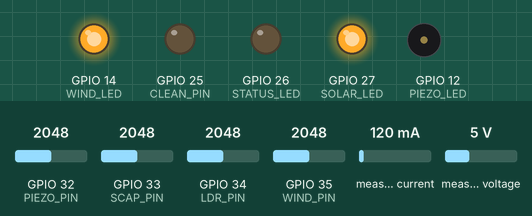
Recording of a sketch running on a simulated ESP32. Parts: output pins drawn as LEDs (lit = HIGH), buzzer (waves = sounding, pin HIGH). Inputs (shaded band) come from the test bench; at power-on: GPIO 35 (WIND_PIN) = 2048, GPIO 34 (LDR_PIN) = 2048, GPIO 32 (PIEZO_PIN) = 2048, GPIO 33 (SCAP_PIN) = 2048, measured current 120 mA, measured voltage 5 V. What the sketch prints to the serial monitor is not drawn.

Above: at 2.5 s.
2.6 s: GPIO 35 (WIND_PIN) set to 204
4.1 s: GPIO 35 (WIND_PIN) set to 178
At 4.4 s:
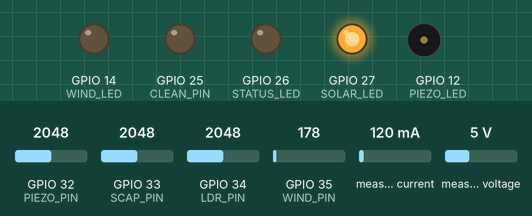
8.6 s: GPIO 34 (LDR_PIN) set to 2961
10.1 s: GPIO 34 (LDR_PIN) set to 3045
11.8 s: GPIO 35 (WIND_PIN) set to 1040
At 12.5 s:
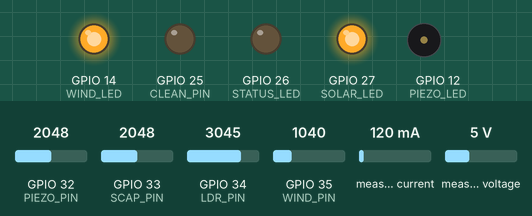
Timing chart, 0 to 14.3 s (numbered marks = the images above; inputs shaded):
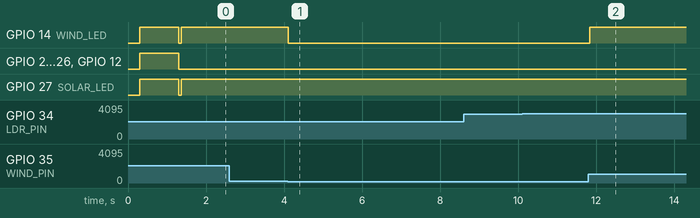

Measured:
- the behaviour switches between 188 and 187 on GPIO 35 (WIND_PIN) (found by bisection; images 0 and 1)
- after the input at 2.6 s, every drawn part: stays the same
- after the input at 4.1 s, GPIO 14 (WIND_LED): HIGH → LOW at once
- after the input at 8.6 s, every drawn part: stays the same
- after the input at 10.1 s, every drawn part: stays the same
- after the input at 11.8 s, GPIO 14 (WIND_LED): LOW → HIGH at once

The sketch:

multi_energy_harvester_v3_1.ino
```cpp
// =====================================================
//  MULTI-ENERGY HARVESTER + SELF-CLEANING  v3.1
//  Solar (real charging, measured by INA219)
//  Wind  (DC motor generator, measured across 200 ohm load)
//  Piezo (footstep tile -> bridge -> capacitor, steps + energy)
//  Cleaner: bright light BUT low solar current = dirty panel
//           -> vibration motor runs a cleaning cycle via L298N
// =====================================================
//  Library: Sketch > Include Library > Manage Libraries
//           search "Adafruit INA219" > Install (accept BusIO too)
// =====================================================

#include <Wire.h>
#include <Adafruit_INA219.h>

// ---------- Pins ----------
#define LDR_PIN     34   // LDR module AO
#define WIND_PIN    35   // wind divider node
#define PIEZO_PIN   32   // piezo divider node
#define CLEAN_PIN   25   // L298N IN1
#define STATUS_LED  26   // on while cleaning
#define SOLAR_LED   27
#define WIND_LED    14
#define PIEZO_LED   12
// INA219: SDA = D21, SCL = D22 (ESP32 defaults)

// ---------- Light (LDR reads HIGH in dark, LOW in bright) ----------
const int LDR_BRIGHT = 1500;   // below this = bright  (calibrate with RAW line)
const int LDR_NIGHT  = 3000;   // above this = night

// ---------- Cleaner ----------
const float DIRTY_MA        = 3.0;    // bright but solar below this = dirty
const unsigned long CLEAN_MS    = 5000;   // motor run time per cycle
const unsigned long COOLDOWN_MS = 8000;   // wait before re-checking
const unsigned long DIRTY_CONFIRM_MS = 2000; // must stay dirty this long

// ---------- Wind circuit ----------
// motor + -> 1N4007 -> 100R -> NODE -> 100R -> GND ; NODE -> D35
const float WIND_DIV       = 2.0;
const float WIND_LOAD_OHMS = 200.0;
const float WIND_ON_V      = 0.30;

// ---------- Piezo circuit ----------
// piezo -> bridge (4x 1N4007) -> 470uF cap
// cap + -> 100k -> NODE -> 22k -> GND ; NODE -> D32 ; 2 red LEDs in series NODE->GND (clamp)
const float PIEZO_DIV   = (100.0 + 22.0) / 22.0;
const float PIEZO_CAP_F = 470e-6;   // 470uF 63V
const float STEP_JUMP_V = 0.08;     // tune: ~half the rise per step
#define PIEZO_CONNECTED false        // set true once the piezo discs are attached

// ---------- Solar ----------
const float SOLAR_ON_MA = 1.0;

// ---------- Storage (18650 battery or supercap) ----------
// storage + -> 100k -> NODE -> 100k -> GND ; NODE -> D33
#define STORAGE_IS_BATTERY true   // false if you use a supercap
#define SCAP_PIN 33
const float SCAP_DIV    = 2.0;
const float SCAP_F      = 1.0;   // set to your supercap's farads (e.g. 0.47)
const float SCAP_FULL_V = 4.2;   // TP4056 stops here
float scapV = 0, scapJ = 0;

// ---------- State ----------
Adafruit_INA219 ina;
bool inaOk = false;

float solar_mWh = 0, wind_mWh = 0, piezo_uJ = 0;
unsigned long steps = 0;
float lastCapV = 0;

float solarV = 0, solarmA = 0, solarmW = 0;
float windV = 0, windmW = 0;
float capV = 0;
int   ldrRaw = 0;

enum CleanState { IDLE, CLEANING, COOLDOWN };
CleanState cleanState = IDLE;
unsigned long cleanStateSince = 0, dirtySince = 0;
unsigned long cleanCycles = 0;

unsigned long lastSample = 0, lastPrint = 0, piezoLedUntil = 0;

float pinVolts(int pin) {
  uint32_t sum = 0;
  for (int i = 0; i < 8; i++) sum += analogReadMilliVolts(pin);
  return (sum / 8.0) / 1000.0;
}

const char* lightText() {
  if (ldrRaw > LDR_NIGHT)  return "NIGHT";
  if (ldrRaw < LDR_BRIGHT) return "BRIGHT";
  return "DIM";
}

void setup() {
  Serial.begin(115200);
  delay(300);

  pinMode(SOLAR_LED, OUTPUT);
  pinMode(WIND_LED,  OUTPUT);
  pinMode(PIEZO_LED, OUTPUT);
  pinMode(STATUS_LED, OUTPUT);
  pinMode(CLEAN_PIN, OUTPUT);
  digitalWrite(CLEAN_PIN, LOW);

  Wire.begin(21, 22);
  inaOk = ina.begin();
  if (inaOk) ina.setCalibration_16V_400mA();

  Serial.println("=====================================");
  Serial.println(" MULTI-ENERGY HARVESTER + CLEANER v3.1");
  Serial.println("=====================================");
  if (!inaOk) Serial.println("!! INA219 NOT FOUND - check SDA/SCL/VCC/GND");

  // Lamp + motor test (1 s)
  digitalWrite(SOLAR_LED, HIGH); digitalWrite(WIND_LED, HIGH);
  digitalWrite(PIEZO_LED, HIGH); digitalWrite(STATUS_LED, HIGH);
  digitalWrite(CLEAN_PIN, HIGH);
  delay(1000);
  digitalWrite(SOLAR_LED, LOW);  digitalWrite(WIND_LED, LOW);
  digitalWrite(PIEZO_LED, LOW);  digitalWrite(STATUS_LED, LOW);
  digitalWrite(CLEAN_PIN, LOW);

  lastCapV   = pinVolts(PIEZO_PIN) * PIEZO_DIV;
  lastSample = millis();
}

void runCleaner(unsigned long now) {
  bool bright = ldrRaw < LDR_BRIGHT;
  bool dirty  = inaOk && bright && solarmA < DIRTY_MA;

  switch (cleanState) {
    case IDLE:
      if (dirty) {
        if (dirtySince == 0) dirtySince = now;
        if (now - dirtySince >= DIRTY_CONFIRM_MS) {
          cleanState = CLEANING;
          cleanStateSince = now;
          cleanCycles++;
          dirtySince = 0;
        }
      } else {
        dirtySince = 0;
      }
      break;

    case CLEANING:
      if (now - cleanStateSince >= CLEAN_MS) {
        cleanState = COOLDOWN;
        cleanStateSince = now;
      }
      break;

    case COOLDOWN:
      if (now - cleanStateSince >= COOLDOWN_MS) cleanState = IDLE;
      break;
  }

  bool motorOn = (cleanState == CLEANING);
  digitalWrite(CLEAN_PIN,  motorOn ? HIGH : LOW);
  digitalWrite(STATUS_LED, motorOn ? HIGH : LOW);
}

void loop() {
  unsigned long now = millis();

  if (now - lastSample >= 50) {
    float dt_h = (now - lastSample) / 3600000.0;
    lastSample = now;

    // LIGHT
    ldrRaw = analogRead(LDR_PIN);

    // SOLAR
    if (inaOk) {
      solarV  = ina.getBusVoltage_V();
      solarmA = ina.getCurrent_mA();
      if (solarmA < 0) solarmA = 0;
      solarmW = solarV * solarmA;
      solar_mWh += solarmW * dt_h;
    }

    // WIND
    windV  = pinVolts(WIND_PIN) * WIND_DIV;
    windmW = (windV * windV / WIND_LOAD_OHMS) * 1000.0;
    if (windV < WIND_ON_V) windmW = 0;
    wind_mWh += windmW * dt_h;

    // PIEZO (skipped until discs are attached, so noise can't fake steps)
    capV = PIEZO_CONNECTED ? pinVolts(PIEZO_PIN) * PIEZO_DIV : 0;
    if (PIEZO_CONNECTED && capV - lastCapV > STEP_JUMP_V) {
      steps++;
      piezo_uJ += 0.5 * PIEZO_CAP_F * (capV * capV - lastCapV * lastCapV) * 1e6;
      piezoLedUntil = now + 300;
    }
    lastCapV = capV;

    // STORAGE voltage (battery or supercap)
    scapV = pinVolts(SCAP_PIN) * SCAP_DIV;
    scapJ = 0.5 * SCAP_F * scapV * scapV;

    // CLEANER
    runCleaner(now);

    // LEDs
    digitalWrite(SOLAR_LED, solarmA > SOLAR_ON_MA ? HIGH : LOW);
    digitalWrite(WIND_LED,  windV   > WIND_ON_V   ? HIGH : LOW);
    digitalWrite(PIEZO_LED, now < piezoLedUntil   ? HIGH : LOW);
  }

  if (now - lastPrint >= 1000) {
    lastPrint = now;

    Serial.println("=====================================");
    Serial.println(" MULTI-ENERGY HARVESTER + CLEANER v3.1");
    Serial.println("=====================================");

    Serial.printf("LIGHT : %s (LDR raw %d)\n", lightText(), ldrRaw);

    Serial.print("SOLAR : ");
    if (!inaOk) Serial.println("INA219 missing");
    else Serial.printf("%.2f V  %.1f mA  %.1f mW  %s\n",
                       solarV, solarmA, solarmW,
                       solarmA > SOLAR_ON_MA ? "CHARGING" : "idle");

    Serial.printf("WIND  : %.2f V  %.2f mW  %s\n",
                  windV, windmW, windV > WIND_ON_V ? "GENERATING" : "idle");

    if (!PIEZO_CONNECTED) Serial.println("PIEZO : not attached yet");
    else Serial.printf("PIEZO : cap %.2f V  steps %lu  %.1f uJ total\n",
                  capV, steps, piezo_uJ);

    if (STORAGE_IS_BATTERY) {
      // rough Li-ion estimate: 3.0 V = 0%, 4.2 V = 100%
      int pct = (int)((scapV - 3.0) / (4.2 - 3.0) * 100.0);
      if (pct < 0) pct = 0;
      if (pct > 100) pct = 100;
      char bar[11];
      for (int i = 0; i < 10; i++) bar[i] = (i < pct / 10) ? '#' : '-';
      bar[10] = '\0';
      Serial.printf("STORE : battery %.2f V  [%s] ~%d%%  %s\n", scapV, bar, pct,
                    solarmA > SOLAR_ON_MA ? "charging" : "");
    } else {
      int pct = (int)(100.0 * (scapV * scapV) / (SCAP_FULL_V * SCAP_FULL_V));
      if (pct < 0) pct = 0;
      if (pct > 100) pct = 100;
      char bar[11];
      for (int i = 0; i < 10; i++) bar[i] = (i < pct / 10) ? '#' : '-';
      bar[10] = '\0';
      Serial.printf("STORE : supercap %.2f V  %.2f J  [%s] %d%%\n", scapV, scapJ, bar, pct);
    }

    Serial.print("PANEL : ");
    if (cleanState == CLEANING)      Serial.println("DIRTY -> CLEANING NOW");
    else if (cleanState == COOLDOWN) Serial.println("cleaned, re-checking...");
    else if (dirtySince != 0)        Serial.println("low output in bright light - confirming...");
    else if (ldrRaw > LDR_NIGHT)     Serial.println("night - cleaner idle");
    else                             Serial.println("clean");
    Serial.printf("        cleaning cycles: %lu\n", cleanCycles);

    Serial.println("------------- TOTALS ----------------");
    Serial.printf("Solar %.4f mWh | Wind %.4f mWh | Piezo %.1f uJ\n",
                  solar_mWh, wind_mWh, piezo_uJ);
    Serial.println();

    // ---- JSON line for the web dashboard (dashboard.html) ----
    int storePct;
    if (STORAGE_IS_BATTERY) storePct = (int)((scapV - 3.0) / (4.2 - 3.0) * 100.0);
    else                    storePct = (int)(100.0 * (scapV * scapV) / (SCAP_FULL_V * SCAP_FULL_V));
    if (storePct < 0) storePct = 0;
    if (storePct > 100) storePct = 100;

    const char* panel = (cleanState == CLEANING) ? "CLEANING" :
                        (cleanState == COOLDOWN) ? "COOLDOWN" :
                        (dirtySince != 0)        ? "CHECKING" :
                        (ldrRaw > LDR_NIGHT)     ? "NIGHT"    : "CLEAN";

    Serial.printf("{\"ldr\":%d,\"light\":\"%s\",\"ina\":%d,"
                  "\"sV\":%.2f,\"smA\":%.1f,\"smW\":%.1f,"
                  "\"wV\":%.2f,\"wmW\":%.2f,"
                  "\"cV\":%.2f,\"steps\":%lu,\"puJ\":%.1f,"
                  "\"bV\":%.2f,\"bPct\":%d,"
                  "\"panel\":\"%s\",\"cycles\":%lu,"
                  "\"smWh\":%.4f,\"wmWh\":%.4f}\n",
                  ldrRaw, lightText(), inaOk ? 1 : 0,
                  solarV, solarmA, solarmW,
                  windV, windmW,
                  capV, steps, piezo_uJ,
                  scapV, storePct,
                  panel, cleanCycles,
                  solar_mWh, wind_mWh);
  }
}
```
